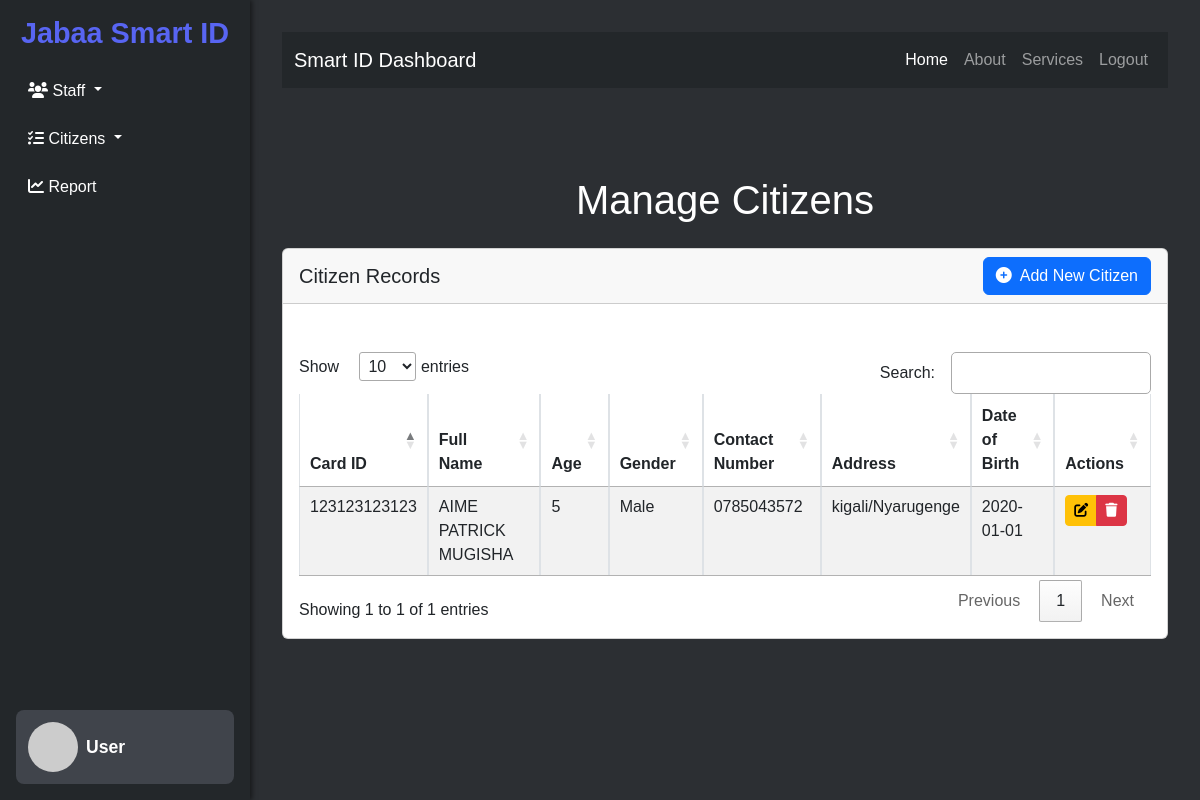
/manage-citizen/, run on the app's committed database.
### jabaa_admin_dashboard/models.py (models this page shows, shortened)
class Citizen(models.Model):
    GENDER_CHOICES = [
        ('Male', 'Male'),
        ('Female', 'Female'),
        ('Other', 'Other'),
    ]
    full_name = models.CharField(max_length=255)
    dob = models.DateField()  # Correctly define the dob field
    gender = models.CharField(max_length=10, choices=GENDER_CHOICES)
    card_id = models.CharField(max_length=20, unique=True)
    contact_number = models.CharField(max_length=15)
    address = models.TextField()
    created_at = models.DateTimeField(auto_now_add=True)
    updated_at = models.DateTimeField(auto_now=True)
    @property
    def age(self):
        today = date.today()
        return today.year - self.dob.year - ((today.month, today.day) < (self.dob.month, self.dob.day))

### jabaa_admin_dashboard/views.py (the view)
# urls.py: path('manage-citizen/', views.manage_citizen, name='manage_citizen'),  # Fixed
def manage_citizen(request, citizen_id=None):
    if citizen_id:
        citizen = get_object_or_404(Citizen, id=citizen_id)
        context = {
            'citizen': citizen,
            'age': citizen.age
        }
    else:
        citizens = Citizen.objects.all()
        context = {
            'citizens': citizens
        }
    return render(request, 'jabaa_admin_dashboard/manage_citizen.html', context)

### jabaa_admin_dashboard/templates/jabaa_admin_dashboard/manage_citizen.html (shortened to what this page needs)
{% load static %}
<!DOCTYPE html>
<html lang="en">
<head>
    <link
      href="https://cdn.jsdelivr.net/npm/bootstrap@5.3.0/dist/css/bootstrap.min.css"
      rel="stylesheet"
    />
    <link
      href="https://cdnjs.cloudflare.com/ajax/libs/font-awesome/6.0.0-beta3/css/all.min.css"
      rel="stylesheet"
    />
    <link
      href="https://cdn.datatables.net/1.13.6/css/jquery.dataTables.min.css"
      rel="stylesheet"
    />
    <link href="{% static 'assets/css/dashboard.css' %}" rel="stylesheet" />
</head>
<body>
    <div class="d-flex">
      {% include "jabaa_admin_dashboard/sidebar/sidebar.html" %}
       {% include "jabaa_admin_dashboard/navbar/navbar.html" %}
    </div>
    <div class="main-content">
        <h1 class="text-center my-4">Manage Citizens</h1>
        <div class="card">
            <div class="card-header d-flex justify-content-between align-items-center">
                <h5 class="mb-0">Citizen Records</h5>
                <a href="{% url 'add_citizen' %}" class="btn btn-primary">
                    <i class="fas fa-plus-circle me-2"></i>Add New Citizen
                </a>
            </div>
            <div class="card-body">
                <div class="table-responsive">
                    <table id="citizenTable" class="table table-striped table-bordered">
                        <thead>
                            <tr>
                                <th>Card ID</th>
                                <th>Full Name</th>
                                <th>Age</th>
                                <th>Gender</th>
                                <th>Contact Number</th>
                                <th>Address</th>
                                <th>Date of Birth</th>
                                <th>Actions</th>
                            </tr>
                        </thead>
                        <tbody>
                            {% for citizen in citizens %}
                            <tr data-id="{{ citizen.id }}">
                                <td>{{ citizen.card_id }}</td>
                                <td>{{ citizen.full_name }}</td>
                                <td>{{ citizen.age }}</td>
                                <td>{{ citizen.get_gender_display }}</td>
                                <td>{{ citizen.contact_number }}</td>
                                <td>{{ citizen.address }}</td>
                                <td>{{ citizen.dob|date:"Y-m-d" }}</td>
                                <td>
                                    <div class="btn-group" role="group">
                                        <a href="{% url 'edit_citizen' citizen.id %}" class="btn btn-sm btn-warning">
                                            <i class="fas fa-edit"></i>
                                        </a>
                                        <button onclick="deleteCitizen({{ citizen.id }})" class="btn btn-sm btn-danger">
                                            <i class="fas fa-trash"></i>
                                        </button>
                                    </div>
                                </td>
                            </tr>
                            {% empty %}
                            <tr>
                                <td colspan="8" class="text-center">No citizens found.</td>
                            </tr>
                            {% endfor %}
                        </tbody>
                    </table>
                </div>
            </div>
        </div>
    </div>
</body>
</html>

### static/assets/css/dashboard.css (style rules this page uses)
:root { --discord-bg: #2c2f33; --discord-sidebar-bg: #23272a; --discord-accent: #5865f2; --discord-hover: #40444b; --discord-text: #ffffff; }
body { background-color: var(--discord-bg); color: var(--discord-text); font-family: "Arial", sans-serif; display: flex; flex-direction: column; height: 100vh; margin: 0; }
.main-content { margin-left: 250px; padding: 2rem; flex-grow: 1; }
.table-responsive { margin-top: 2rem; }

### data on the page
Citizen: card_id "123123123123", full_name "AIME PATRICK MUGISHA", age "5", gender "Male", contact_number "0785043572", address "kigali/Nyarugenge", dob "2020-01-01"
